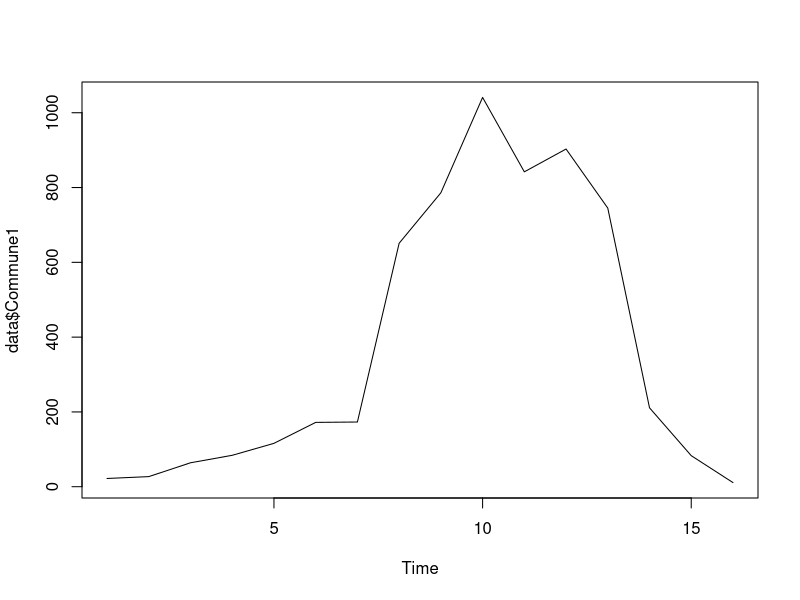
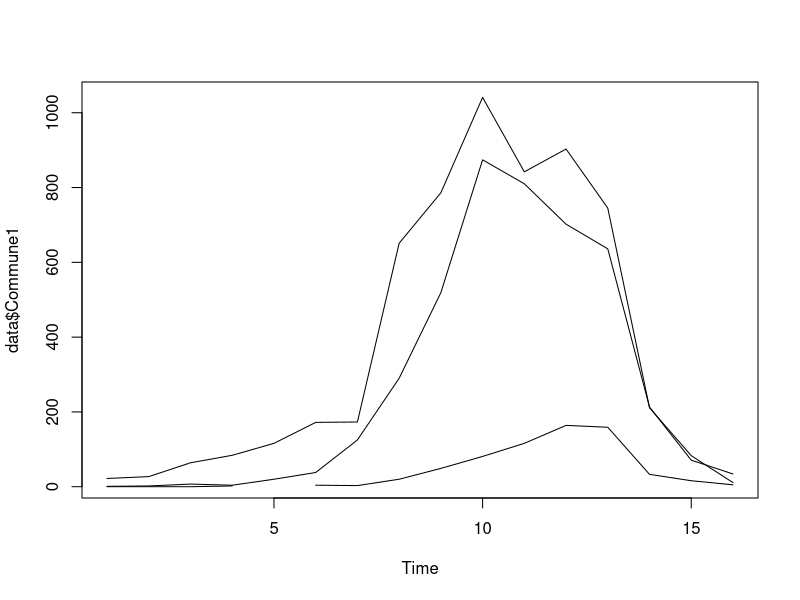

Write the R code that produced these figures, in order.
## ---- chunk 1
knitr::opts_chunk$set(echo = TRUE)
## ---- chunk 2
data <- read.csv('../data/niamey.csv')
## ---- chunk 3
plot(data$Time, data$Commune1, type='l', xlab='Time')
## ---- chunk 4
plot(data$Time, data$Commune1, type='l', xlab='Time')
lines(data$Time, data$Commune2)
lines(data$Time, data$Commune3)
